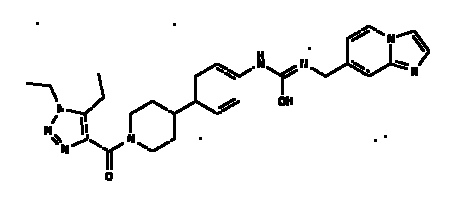
#> input picture Challenge_Bristol_Mayer_Squib/images/erosion_mol.png, 455 x 206 px
$ python -i object_detection.py   (imports and definitions only)
#> lines starting #> are read from the running program, lines starting #| are printed output that depends on the picture; after the words box and inside, x2 and y2 are one past the last pixel; in counts of white or black regions, pixels touching at a corner belong together
#> further down, picture is the input picture: shape (206, 455, 3); 95.6% white; 28 black regions (6 under 20 px), largest, box (x1, y1, x2, y2) and area: (129, 63, 255, 152) 1142, (310, 25, 409, 78) 826, (71, 134, 124, 170) 315
import cv2
import numpy as np
from matplotlib import pyplot as plt
from PIL import Image

# [44 lines left out: functions fill_rings, get_ring_coordinates, not called in this run]


def get_double_bond_image(img):

    kernel = np.ones((10,10),np.uint8)
    img = cv2.erode(img,kernel,iterations = 1)
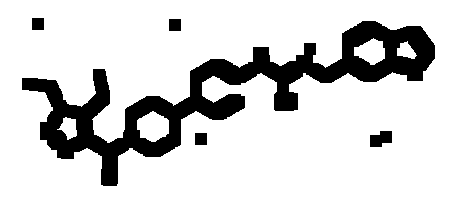
#> img: shape (206, 455, 3); 82.8% white; 5 black regions, box (x1, y1, x2, y2) and area: (22, 21, 435, 186) 15417, (370, 131, 392, 147) 272, (32, 18, 44, 30) 144, (169, 19, 181, 31) 144, (195, 133, 207, 145) 144
    kernel = np.ones((12,12),np.uint8)
    img = cv2.dilate(img,kernel,iterations = 1)
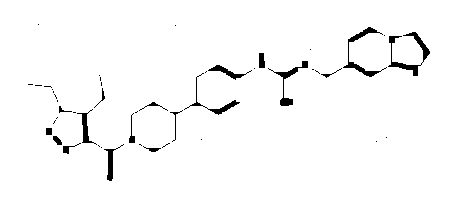
#> img: shape (206, 455, 3); 97.4% white; 47 black regions (29 under 20 px), largest, box (x1, y1, x2, y2) and area: (388, 32, 430, 76) 425, (343, 27, 387, 77) 346, (268, 61, 308, 106) 279

    gray = cv2.cvtColor(img, cv2.COLOR_BGR2GRAY)
    blurred = cv2.GaussianBlur(gray, (5, 5), 0)
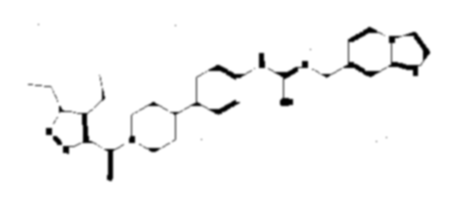
#> blurred: shape (206, 455); min 0, max 255, mean 248.5

    vcnts, thresh = cv2.threshold(blurred, 250, 255, cv2.THRESH_BINARY_INV)
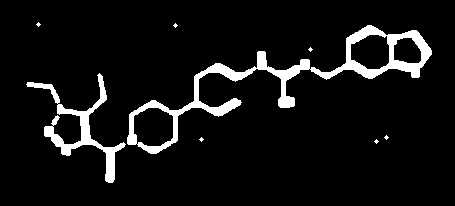
#> thresh: shape (206, 455); 7.1% white; 8 white regions (6 under 20 px)

    contours, hierarchy = cv2.findContours(thresh, cv2.RETR_EXTERNAL,cv2.CHAIN_APPROX_SIMPLE)
#> contours = 8 contours, 6 with area under 20; largest, box (x1, y1, x2, y2) and area: (127, 25, 432, 154) 7078, (26, 73, 126, 183) 1536

    mask = np.ones(img.shape, np.uint8)

    for cnt in contours:
        cv2.drawContours(mask, [cnt], -1, (255, 255, 255),-1)
#> this loop made 8 passes
#> cnt on passes 1, 2, 3, 5, 7, 8: [[376, 139], [374, 141], [376, 143], [378, 141]], [[201, 137], [199, 139], [201, 141], [203, 139]], [[386, 135], [384, 137], [386, 139], [388, 137]], [[310, 47], [308, 49], [310, 51], [312, 49]], [[175, 23], [173, 25], [175, 27], [177, 25]], [[38, 22], [36, 24], [38, 26], [40, 24]]
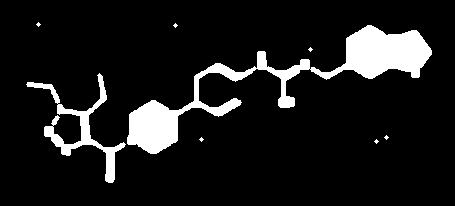
#> mask: shape (206, 455, 3); values 1 (black) and 255 (white), 10.1% white; 8 white regions (6 under 20 px), largest, box (x1, y1, x2, y2) and area: (127, 25, 432, 154) 7557, (26, 73, 126, 183) 1811

    mask = 255-mask
    return mask


# [49 lines left out: function get_d_bond_and_letter_coordinates, not called in this run]

>>> import cv2
>>> picture = cv2.imread('../images/erosion_mol.png')
>>> result = get_double_bond_image(picture)

$ run again, on Challenge_Bristol_Mayer_Squib/images/fill_qual_qual_mol4.png
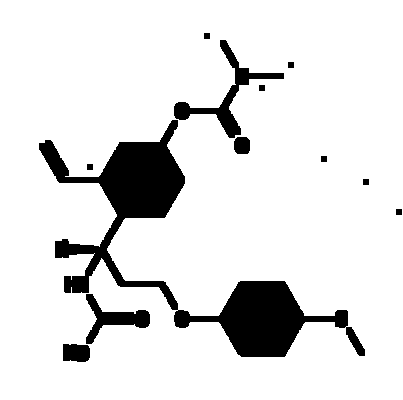
#> input picture Challenge_Bristol_Mayer_Squib/images/fill_qual_qual_mol4.png, 403 x 400 px
#> picture is the input picture: shape (400, 403, 3); 88.6% white; 12 black regions, largest, box (x1, y1, x2, y2) and area: (39, 120, 365, 357) 14542, (174, 40, 284, 138) 1762, (86, 294, 150, 344) 1080
#> gray: shape (400, 403); 90.1% white; 7 black regions (4 under 20 px), largest, box (x1, y1, x2, y2) and area: (41, 42, 348, 362) 15658, (348, 329, 365, 356) 158, (398, 211, 403, 215) 20
#> in get_double_bond_image, `blurred = cv2.GaussianBlur(gray, (5, 5), 0)`:
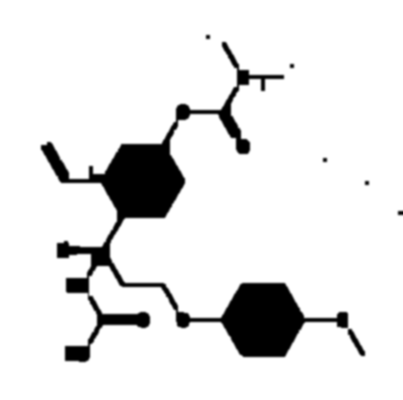
#> blurred: shape (400, 403); min 0, max 255, mean 229.8
#> in get_double_bond_image, `vcnts, thresh = cv2.threshold(blurred, 250, 255, cv2.THRESH_BINARY_INV)`:
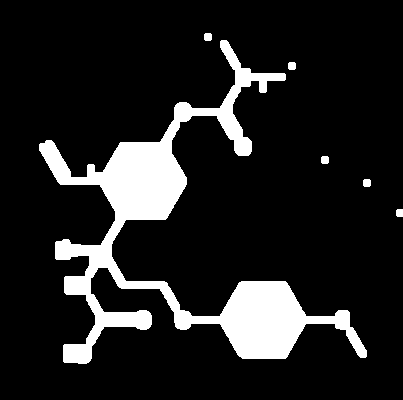
#> thresh: shape (400, 403); 13% white; 6 white regions
#> contours = 6 contours; box (x1, y1, x2, y2) and area: (39, 40, 367, 364) 19598, (363, 179, 371, 187) 47, (321, 156, 329, 164) 47, (288, 62, 296, 70) 47, (204, 33, 212, 41) 47, (396, 209, 403, 217) 41
#> the loop in get_double_bond_image, `for cnt in contours:` made 6 passes
